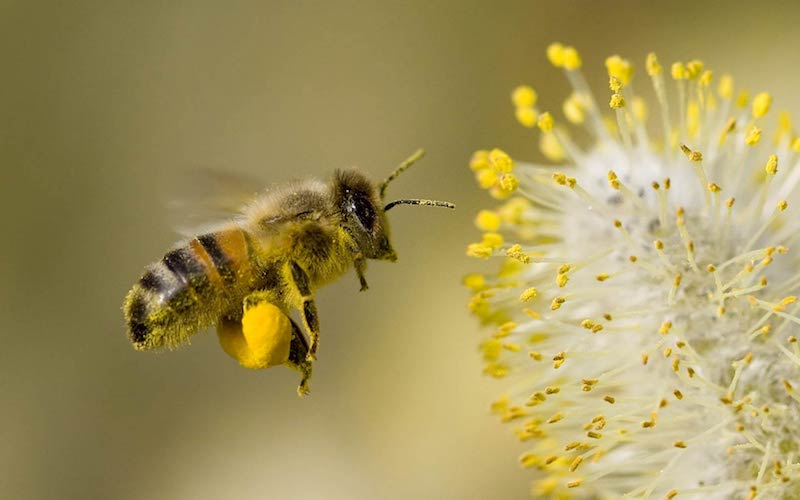
#> input picture Image_and_Video_Analysis/Tutorials/04_Image_Operations/bee.jpg, 800 x 500 px
$ python code.py
#> lines starting #> are read from the running program, lines starting #| are printed output that depends on the picture; after the words box and inside, x2 and y2 are one past the last pixel; in counts of white or black regions, pixels touching at a corner belong together
import cv2
import numpy as np

img = cv2.imread('bee.jpg', cv2.IMREAD_COLOR)
#> img is the input picture: shape (500, 800, 3); mean B, G, R 92.5, 149.3, 163.6
dimensions = img.shape
#> dimensions = (500, 800, 3)
height = dimensions[0]
#> height = 500
width = dimensions[1]
#> width = 800
channels = dimensions[2]
#> channels = 3

print('Image Dimension    : ',dimensions)
#| Image Dimension    :  (500, 800, 3)
print('Image Height       : ',height)
#| Image Height       :  500
print('Image Width        : ',width)
#| Image Width        :  800
print('Number of Channels : ',channels)
#| Number of Channels :  3

px = img[200,200]
#> px = [88, 131, 146]
px = [255,255,255]
print(px)

#ROI - region of image
roi = img[30:50,100:150]
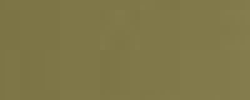
#> roi: shape (20, 50, 3) (shown 5 times larger); mean B, G, R 72.6, 119.6, 127.6
roi = [255,255,255]
print(roi)

#could just directle assign this to [255,255,255]
img[100:150,100:150] = roi
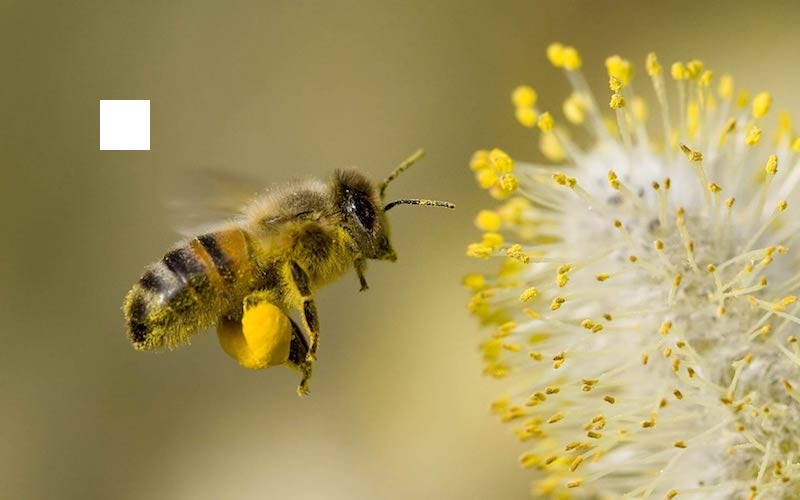
#> img: shape (500, 800, 3); 0.62% of pixels changed, all inside (x1, y1, x2, y2) = (100, 100, 150, 150)

bee_zoom = img[150:400, 100:475]
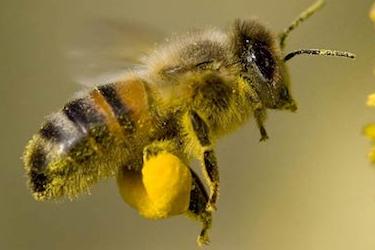
#> bee_zoom: shape (250, 375, 3); mean B, G, R 66, 125, 142.4
img[0:(height-250),(width-375 ):width] = bee_zoom
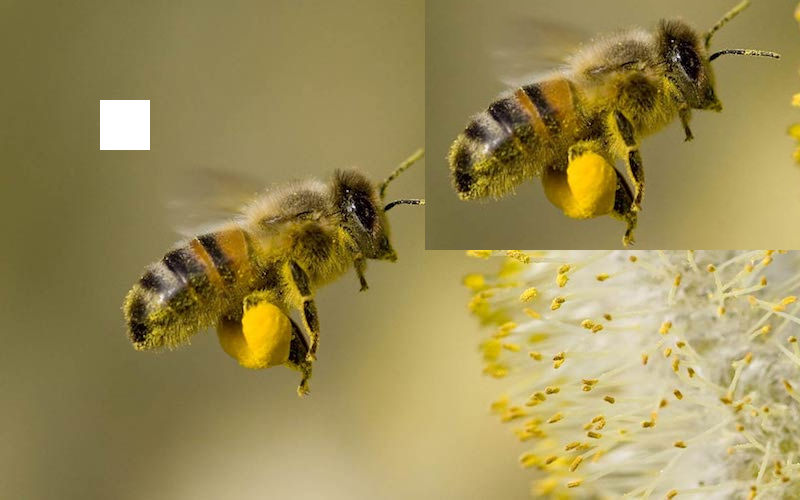
#> img: shape (500, 800, 3); mean B, G, R 85.7, 140.8, 155.7

cv2.imshow('image', img)
cv2.waitKey(0)
cv2.destroyAllWindows()
